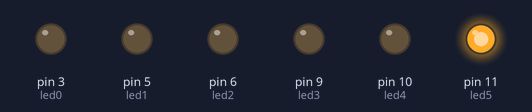
Simulated run of this sketch. Board: Arduino Uno, built with avr-gcc and run on an emulated ATmega328P. On the bench: output pins drawn as LEDs (lit = HIGH).

Above: at 0.05 s.
At 1.4 s:
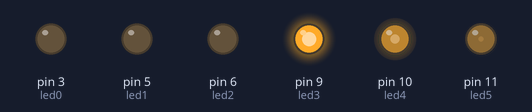
At 2.8 s:
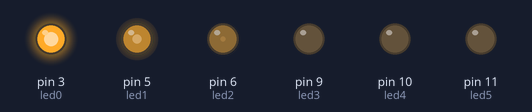
At 5.55 s:
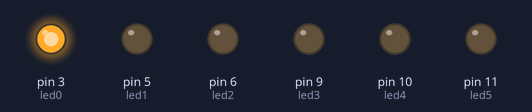
At 8.0 s:
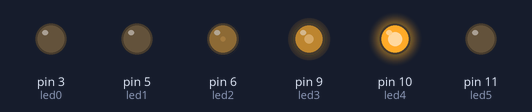
At 10.5 s:
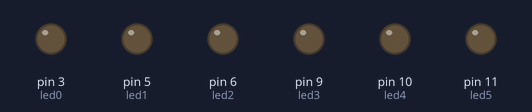
Timing chart, 0 to 13.7 s (numbered marks = the images above):
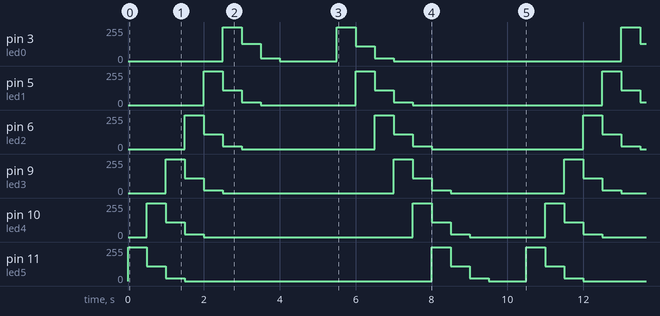

The sketch:

Fan_Led2.ino
```cpp
/**********************************************************************************
**                                 Fade LEDs                                     **
**********************************************************************************/
//********** Includes *************************************************************
//********** Variables ************************************************************
const byte led0 = 3;          // donar nom al pin 3 de l’Arduino
const byte led1 = 5;          // donar nom al pin 5 de l’Arduino
const byte led2 = 6;          // donar nom al pin 6 de l’Arduino
const byte led3 = 9;          // donar nom al pin 9 de l’Arduino
const byte led4 = 10;         // donar nom al pin 10 de l’Arduino
const byte led5 = 11;         // donar nom al pin 11 de l’Arduino
unsigned long velocitat = 500;         // velocitat de l'acció en ms

//********** Setup ****************************************************************
void setup()
{
  pinMode(led0, OUTPUT);     // definir el pin 3 com una sortida
  pinMode(led1, OUTPUT);     // definir el pin 5 com una sortida
  pinMode(led2, OUTPUT);     // definir el pin 6 com una sortida
  pinMode(led3, OUTPUT);     // definir el pin 9 com una sortida
  pinMode(led4, OUTPUT);     // definir el pin 10 com una sortida
  pinMode(led5, OUTPUT);     // definir el pin 11 com una sortida
}

//********** Loop *****************************************************************
void loop()
{
  analogWrite(led0, 0);     // posar PWM del pin 3 a 0
  analogWrite(led1, 0);     // posar PWM del pin 5 a 0
  analogWrite(led2, 0);     // posar PWM del pin 6 a 0
  analogWrite(led3, 0);     // posar PWM del pin 9 a 0
  analogWrite(led4, 0);     // posar PWM del pin 10 a 0
  analogWrite(led5, 255);     // posar PWM del pin 11 a 0

  delay(velocitat);          // es queden leds velocitat ms en aquest estat

  analogWrite(led0, 0);     // posar PWM del pin 3 a 60
  analogWrite(led1, 0);     // posar PWM del pin 5 a 60
  analogWrite(led2, 0);     // posar PWM del pin 6 a 60
  analogWrite(led3, 0);     // posar PWM del pin 9 a 60
  analogWrite(led4, 255);     // posar PWM del pin 10 a 60
  analogWrite(led5, 110);     // posar PWM del pin 11 a 60

  delay(velocitat);          // es queden leds velocitat ms en aquest estat

  analogWrite(led0, 0);    // posar PWM del pin 3 a 125
  analogWrite(led1, 0);    // posar PWM del pin 5 a 125
  analogWrite(led2, 0);    // posar PWM del pin 6 a 125
  analogWrite(led3, 255);    // posar PWM del pin 9 a 125
  analogWrite(led4, 110);    // posar PWM del pin 10 a 125
  analogWrite(led5, 20);    // posar PWM del pin 11 a 125

  delay(velocitat);           // es queden leds velocitat ms en aquest estat

  analogWrite(led0, 0);    // posar PWM del pin 3 a 255
  analogWrite(led1, 0);    // posar PWM del pin 5 a 255
  analogWrite(led2, 255);    // posar PWM del pin 6 a 255
  analogWrite(led3, 110);    // posar PWM del pin 9 a 255
  analogWrite(led4, 20);    // posar PWM del pin 10 a 255
  analogWrite(led5, 0);    // posar PWM del pin 11 a 255

  delay(velocitat);           // es queden leds velocitat ms en aquest estat

  analogWrite(led0, 0);    // posar PWM del pin 3 a 125
  analogWrite(led1, 255);    // posar PWM del pin 5 a 125
  analogWrite(led2, 110);    // posar PWM del pin 6 a 125
  analogWrite(led3, 20);    // posar PWM del pin 9 a 125
  analogWrite(led4, 0);    // posar PWM del pin 10 a 125
  analogWrite(led5, 0);    // posar PWM del pin 11 a 125

  delay(velocitat);           // es queden leds velocitat ms en aquest estat

  analogWrite(led0, 255);     // posar PWM del pin 3 a 60
  analogWrite(led1, 110);     // posar PWM del pin 5 a 60
  analogWrite(led2, 20);     // posar PWM del pin 6 a 60
  analogWrite(led3, 0);     // posar PWM del pin 9 a 60
  analogWrite(led4, 0);     // posar PWM del pin 10 a 60
  analogWrite(led5, 0);     // posar PWM del pin 11 a 60

  delay(velocitat);          // es queden leds velocitat ms en aquest estat
  analogWrite(led0, 130);     // posar PWM del pin 3 a 60
  analogWrite(led1, 20);     // posar PWM del pin 5 a 60
  analogWrite(led2, 0);     // posar PWM del pin 6 a 60
  analogWrite(led3, 0);     // posar PWM del pin 9 a 60
  analogWrite(led4, 0);     // posar PWM del pin 10 a 60
  analogWrite(led5, 0);     // posar PWM del pin 11 a 60

  delay(velocitat);          // es queden leds velocitat ms en aquest estat
analogWrite(led0, 20);     // posar PWM del pin 3 a 60
  analogWrite(led1, 0);     // posar PWM del pin 5 a 60
  analogWrite(led2, 0);     // posar PWM del pin 6 a 60
  analogWrite(led3, 0);     // posar PWM del pin 9 a 60
  analogWrite(led4, 0);     // posar PWM del pin 10 a 60
  analogWrite(led5, 0);     // posar PWM del pin 11 a 60

  delay(velocitat);          // es queden leds velocitat ms en aquest estat
analogWrite(led0, 0);     // posar PWM del pin 3 a 60
  analogWrite(led1, 0);     // posar PWM del pin 5 a 60
  analogWrite(led2, 0);     // posar PWM del pin 6 a 60
  analogWrite(led3, 0);     // posar PWM del pin 9 a 60
  analogWrite(led4, 0);     // posar PWM del pin 10 a 60
  analogWrite(led5, 0);     // posar PWM del pin 11 a 60

  delay(velocitat);          // es queden leds velocitat ms en aquest estat
  analogWrite(led0, 0);     // posar PWM del pin 3 a 60
  analogWrite(led1, 0);     // posar PWM del pin 5 a 60
  analogWrite(led2, 0);     // posar PWM del pin 6 a 60
  analogWrite(led3, 0);     // posar PWM del pin 9 a 60
  analogWrite(led4, 0);     // posar PWM del pin 10 a 60
  analogWrite(led5, 0);     // posar PWM del pin 11 a 60

  delay(velocitat);          // es queden leds velocitat ms en aquest estat
delay(velocitat);          // es queden leds velocitat ms en aquest estat
  analogWrite(led0, 255);     // posar PWM del pin 3 a 60
  analogWrite(led1, 0);     // posar PWM del pin 5 a 60
  analogWrite(led2, 0);     // posar PWM del pin 6 a 60
  analogWrite(led3, 0);     // posar PWM del pin 9 a 60
  analogWrite(led4, 0);     // posar PWM del pin 10 a 60
  analogWrite(led5, 0);     // posar PWM del pin 11 a 60

  delay(velocitat);          // es queden leds velocitat ms en aquest estatdelay(velocitat);          // es queden leds velocitat ms en aquest estat
  analogWrite(led0, 110);     // posar PWM del pin 3 a 60
  analogWrite(led1, 255);     // posar PWM del pin 5 a 60
  analogWrite(led2, 0);     // posar PWM del pin 6 a 60
  analogWrite(led3, 0);     // posar PWM del pin 9 a 60
  analogWrite(led4, 0);     // posar PWM del pin 10 a 60
  analogWrite(led5, 0);     // posar PWM del pin 11 a 60

  delay(velocitat);          // es queden leds velocitat ms en aquest estatdelay(velocitat);          // es queden leds velocitat ms en aquest estat
  analogWrite(led0, 20);     // posar PWM del pin 3 a 60
  analogWrite(led1, 110);     // posar PWM del pin 5 a 60
  analogWrite(led2, 255);     // posar PWM del pin 6 a 60
  analogWrite(led3, 0);     // posar PWM del pin 9 a 60
  analogWrite(led4, 0);     // posar PWM del pin 10 a 60
  analogWrite(led5, 0);     // posar PWM del pin 11 a 60

  delay(velocitat);          // es queden leds velocitat ms en aquest estatdelay(velocitat);          // es queden leds velocitat ms en aquest estat
  analogWrite(led0, 0);     // posar PWM del pin 3 a 60
  analogWrite(led1, 20);     // posar PWM del pin 5 a 60
  analogWrite(led2, 110);     // posar PWM del pin 6 a 60
  analogWrite(led3, 255);     // posar PWM del pin 9 a 60
  analogWrite(led4, 0);     // posar PWM del pin 10 a 60
  analogWrite(led5, 0);     // posar PWM del pin 11 a 60

  delay(velocitat);          // es queden leds velocitat ms en aquest estatdelay(velocitat);          // es queden leds velocitat ms en aquest estat
  analogWrite(led0, 0);     // posar PWM del pin 3 a 60
  analogWrite(led1, 0);     // posar PWM del pin 5 a 60
  analogWrite(led2, 20);     // posar PWM del pin 6 a 60
  analogWrite(led3, 110);     // posar PWM del pin 9 a 60
  analogWrite(led4, 255);     // posar PWM del pin 10 a 60
  analogWrite(led5, 0);     // posar PWM del pin 11 a 60

  delay(velocitat);          // es queden leds velocitat ms en aquest estatdelay(velocitat);          // es queden leds velocitat ms en aquest estat
  analogWrite(led0, 0);     // posar PWM del pin 3 a 60
  analogWrite(led1, 0);     // posar PWM del pin 5 a 60
  analogWrite(led2, 0);     // posar PWM del pin 6 a 60
  analogWrite(led3, 20);     // posar PWM del pin 9 a 60
  analogWrite(led4, 110);     // posar PWM del pin 10 a 60
  analogWrite(led5, 255);     // posar PWM del pin 11 a 60

  delay(velocitat);          // es queden leds velocitat ms en aquest estatdelay(velocitat);          // es queden leds velocitat ms en aquest estat
  analogWrite(led0, 0);     // posar PWM del pin 3 a 60
  analogWrite(led1, 0);     // posar PWM del pin 5 a 60
  analogWrite(led2, 0);     // posar PWM del pin 6 a 60
  analogWrite(led3, 0);     // posar PWM del pin 9 a 60
  analogWrite(led4, 20);     // posar PWM del pin 10 a 60
  analogWrite(led5, 110);     // posar PWM del pin 11 a 60

  delay(velocitat);          // es queden leds velocitat ms en aquest estatdelay(velocitat);          // es queden leds velocitat ms en aquest estat
  analogWrite(led0, 0);     // posar PWM del pin 3 a 60
  analogWrite(led1, 0);     // posar PWM del pin 5 a 60
  analogWrite(led2, 0);     // posar PWM del pin 6 a 60
  analogWrite(led3, 0);     // posar PWM del pin 9 a 60
  analogWrite(led4, 0);     // posar PWM del pin 10 a 60
  analogWrite(led5, 20);     // posar PWM del pin 11 a 60

  delay(velocitat);          // es queden leds velocitat ms en aquest estatdelay(velocitat);          // es queden leds velocitat ms en aquest estat
  analogWrite(led0, 0);     // posar PWM del pin 3 a 60
  analogWrite(led1, 0);     // posar PWM del pin 5 a 60
  analogWrite(led2, 0);     // posar PWM del pin 6 a 60
  analogWrite(led3, 0);     // posar PWM del pin 9 a 60
  analogWrite(led4, 0);     // posar PWM del pin 10 a 60
  analogWrite(led5, 0);     // posar PWM del pin 11 a 60

  delay(velocitat);          // es queden leds velocitat ms en aquest estatdelay(velocitat);          // es queden leds velocitat ms en aquest estat
  analogWrite(led0, 0);     // posar PWM del pin 3 a 60
  analogWrite(led1, 0);     // posar PWM del pin 5 a 60
  analogWrite(led2, 0);     // posar PWM del pin 6 a 60
  analogWrite(led3, 0);     // posar PWM del pin 9 a 60
  analogWrite(led4, 0);     // posar PWM del pin 10 a 60
  analogWrite(led5, 0);     // posar PWM del pin 11 a 60

  delay(velocitat);          // es queden leds velocitat ms en aquest estat
}

//********** Funcions *************************************************************
```

Measured:
- by itself, pin 3 (led0): repeats every 10.5 s: 130/255 0.50 s, 20/255 0.50 s, 0/255 1.5 s, 255/255 0.50 s, 110/255 0.50 s, 20/255 0.50 s, 0/255 6.0 s, 255/255 0.50 s
- by itself, pin 5 (led1): repeats every 10.5 s: 110/255 0.50 s, 20/255 0.50 s, 0/255 2.5 s, 255/255 0.50 s, 110/255 0.50 s, 20/255 0.50 s, 0/255 5.0 s, 255/255 0.50 s
